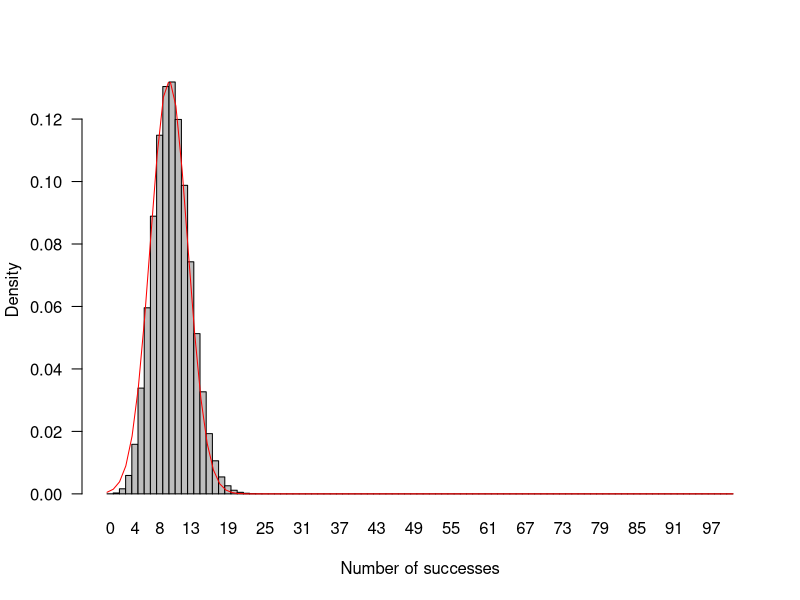

R code for this plot:
#===============================================================
# Binomial density plot 
#        Author: Luc Hens (luc.hens@vub.ac.be)
#        Date:   28 March 2019
#===============================================================
# This script plots the probability density function (pdf) 
# of a binomial distributionand adds the normal approximation 
# (Sharpe, De Veaux, and Velleman, 2017, pp. 253-255)
# ==============================================================
# Enter the values for n (number of trials) and p (probability of success):
number.of.trials       <- 100     
probability.of.success <- 0.10     # 
# ==============================================================
# Don't change anything below:
dbinom(0:number.of.trials,size=number.of.trials, prob=probability.of.success)
arguments <- c(0:number.of.trials)
barplot(dbinom(0:number.of.trials,size=number.of.trials, prob=probability.of.success), names.arg = arguments, width= 1, space=0, las=1,ylab="Density", xlab="Number of successes")

# Add  normal overlay:
curve(dnorm(x,number.of.trials*probability.of.success,sqrt(number.of.trials*probability.of.success*(1-probability.of.success))), col="red",lwd="1",add=TRUE) 
